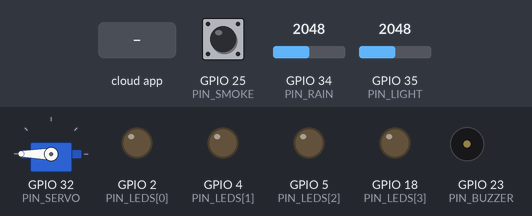
Bench run of a sketch on a simulated ESP32. On the bench: servo, output pins drawn as LEDs (lit = HIGH), buzzer (waves = sounding, pin HIGH). The inputs (shaded band) are chosen by the test bench; at power-on: GPIO 25 (PIN_SMOKE) HIGH, GPIO 34 (PIN_RAIN) = 2048, GPIO 35 (PIN_LIGHT) = 2048. WiFi joins after 1.5 s; servers stay silent unless stated; the Firebase database answers and starts empty; what the sketch prints to the serial monitor is not drawn.

Above: at 3.2 s.
3.3 s: the phone or cloud app sets actuatorFire to 1
At 13.1 s:
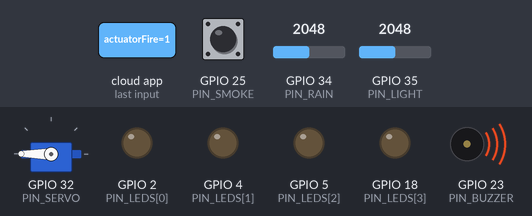
17.2 s: the phone or cloud app sets actuatorRain to 1
At 24.9 s:
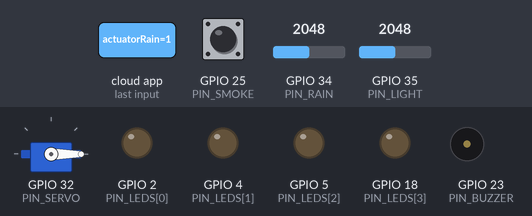
26.0 s: the phone or cloud app sets actuatorFire to 0
30.8 s: the phone or cloud app sets actuatorLight to 1
At 35.2 s:
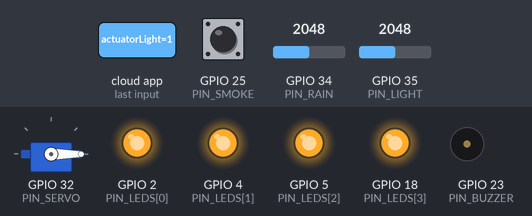
36.3 s: the phone or cloud app sets actuatorRain to 0
At 41.6 s:
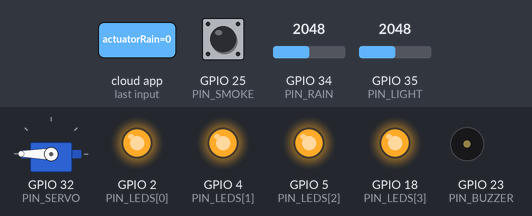
42.2 s: the phone or cloud app sets actuatorFire to 1
At 51.3 s:
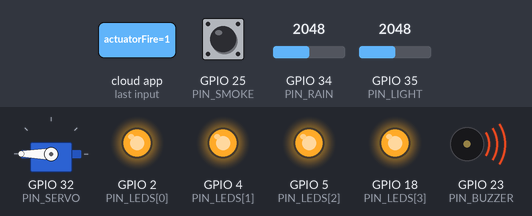
Timing chart, 0 to 56.4 s (numbered marks = the images above; inputs shaded):
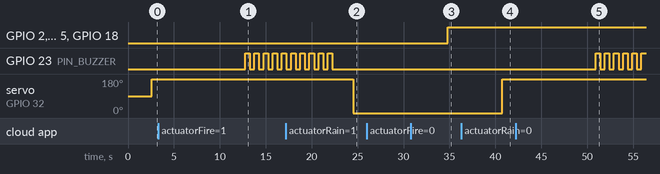

The sketch:

IOT_FIREBASE.ino
```cpp
#include <arduino.h>
#include <WiFi.h>
#include <ESP32Servo.h>
#include <Firebase_ESP_Client.h>
#include "addons/TokenHelper.h"
#include "addons/RTDBHelper.h"

Servo servo;  // create servo object to control a servo

FirebaseData Firebase_dataObject;
FirebaseAuth auth;
FirebaseConfig config;
String uid;

unsigned long sendDataPrevMillis = 0;
int intValue;

const int PIN_RAIN = 34;
const int PIN_BUZZER = 23;
const int PIN_SMOKE = 25;
const int PIN_LIGHT = 35;
const int PIN_SERVO = 32;
const int PIN_LEDS[] = {2,4,5,18};

// Insert Firebase project API Key
#define API_KEY ""

// Insert Authorized Email and Corresponding Password
#define USER_EMAIL ""
#define USER_PASSWORD ""

// Insert RTDB URLefine the RTDB URL */
#define DATABASE_URL ""

const char* SSID     = ""; // SSID
const char* PASSWORD = ""; // password WI-FI

void initWiFi() {
  WiFi.begin(SSID, PASSWORD);
  Serial.print("Connecting to WiFi ..");
  while (WiFi.status() != WL_CONNECTED) {
    Serial.print('.');
    delay(1000);
  }
  Serial.println(WiFi.localIP());
  Serial.println();
}

void setup() {
  Serial.begin(9600);

  // Initialize WiFi
  initWiFi();

  //initialize inputs and outputs
  pinMode(PIN_RAIN, INPUT);
  pinMode(PIN_BUZZER, OUTPUT);
  pinMode(PIN_SMOKE, INPUT);
  pinMode(PIN_LIGHT, INPUT);
  servo.attach(PIN_SERVO);  // attaches the servo on ESP32 pin

  //Leds Setup
  for(int i = 0; i < 4; i++){
    pinMode(PIN_LEDS[i], OUTPUT);
  }


  //initialize user and database
  config.api_key = API_KEY;
  auth.user.email = USER_EMAIL;
  auth.user.password = USER_PASSWORD;
  config.database_url = DATABASE_URL;

  Firebase.reconnectWiFi(true);
  Firebase_dataObject.setResponseSize(4096);
  config.token_status_callback = tokenStatusCallback;
  config.max_token_generation_retry = 5;

  Firebase.begin(&config, &auth);

  Serial.println("Getting User UID");
  while ((auth.token.uid) == "") {
    Serial.print('.');
    delay(1000);
  }
  uid = auth.token.uid.c_str();
  Serial.print("User UID: ");
  Serial.print(uid);

}

void loop() {

  int valueFireSensor = digitalRead(PIN_SMOKE);
  if (valueFireSensor == 0) {
    Firebase.RTDB.setInt(&Firebase_dataObject,"components/sensorFire", 0); //fire
  } else {
    Firebase.RTDB.setInt(&Firebase_dataObject,"components/sensorFire", 1); //no fire
  }

  int valueLightSensor = analogRead(PIN_LIGHT);
  if (valueLightSensor < 3000) {
    Firebase.RTDB.setInt(&Firebase_dataObject,"components/sensorLight", valueLightSensor);  //enable light
  } else {
    Firebase.RTDB.setInt(&Firebase_dataObject,"components/sensorLight", valueLightSensor);  //disable light
  }

  int valueRain = analogRead(PIN_RAIN);
  if (valueRain < 2000) {
    Firebase.RTDB.setInt(&Firebase_dataObject,"components/sensorRain", valueRain); // is raining
  } else {
    Firebase.RTDB.setInt(&Firebase_dataObject,"components/sensorRain", valueRain); // is not raining
  }

  Listener();

  delay(1000);
}

void Listener(){

  bool enable;

  if (Firebase.ready() && (millis() - sendDataPrevMillis > 15000 || sendDataPrevMillis == 0)){
    sendDataPrevMillis = millis();

    //actuatorRain -> servo motor
    if (Firebase.RTDB.getInt(&Firebase_dataObject, "components/actuatorRain")){
      intValue = Firebase_dataObject.intData();
      Serial.println(intValue);
      if(intValue == 1){
        enable = true;
        RoofControl(enable, 0);
      }else if(intValue == 0){
        enable = false;
        RoofControl(enable, 0);
      }else{
        enable = false;
        RoofControl(enable, 1);
      }
    }

    //actuatorFire -> buzzer
    if(Firebase.RTDB.getInt(&Firebase_dataObject, "components/actuatorFire")){
      intValue = Firebase_dataObject.intData();
      Serial.println(intValue);
      if(intValue == 1){
        Buzzer(true);
      }
    }

    //actuatorLight -> lights
    if(Firebase.RTDB.getInt(&Firebase_dataObject, "components/actuatorLight")){
      intValue = Firebase_dataObject.intData();
      Serial.println(intValue);
      if(intValue == 1){
        TurnLights(true);
      }else{
        TurnLights(false);
      }
    }
  }
}

void TurnLights(bool enable){

  if(enable == true){

    for(int i = 0; i < 4; i++){
      digitalWrite(PIN_LEDS[i], 1);
    }

  }else{

    for(int i = 0; i < 4; i++){
      digitalWrite(PIN_LEDS[i], 0);
    }

  }
}

void Buzzer(bool enable){
  int cont = 10;
  if(enable == true){
    while(cont > 0){
      digitalWrite(PIN_BUZZER, HIGH);
      delay(500);
      digitalWrite(PIN_BUZZER, LOW);
      delay(500);
      Serial.println(cont);
      cont--;
    }
  }
}

void RoofControl(bool enable, int stop) {
  int cont = 100;

  servo.attach(PIN_SERVO);

  if (enable && stop == 0) {
    while (cont > 0) {
      servo.write(0);
      delay(100);
      cont--;
    }
  } else if (enable==false && stop == 0) {
    while (cont > 0) {
      servo.write(180);
      delay(100);
      cont--;
    }
  } else if (stop == 1) {
    // Desanexa o servo quando stop é 1
    servo.detach();
    return;
  }
}
```

Measured:
- after the input at 3.3 s, GPIO 23 (PIN_BUZZER): alternates HIGH for 0.50 s and LOW for 0.50 s, starting after 9.5 s
- after the input at 17.2 s, servo on GPIO 32 (PIN_SERVO): 180° → 0° after 7.3 s
- after the input at 26.0 s, every drawn part: stays the same
- after the input at 30.8 s, GPIO 2 (PIN_LEDS[0]), GPIO 4 (PIN_LEDS[1]), GPIO 5 (PIN_LEDS[2]), GPIO 18 (PIN_LEDS[3]): LOW → HIGH after 4.0 s
- after the input at 36.3 s, servo on GPIO 32 (PIN_SERVO): 0° → 180° after 4.5 s
- after the input at 42.2 s, GPIO 23 (PIN_BUZZER): alternates HIGH for 0.50 s and LOW for 0.50 s, starting after 8.7 s
